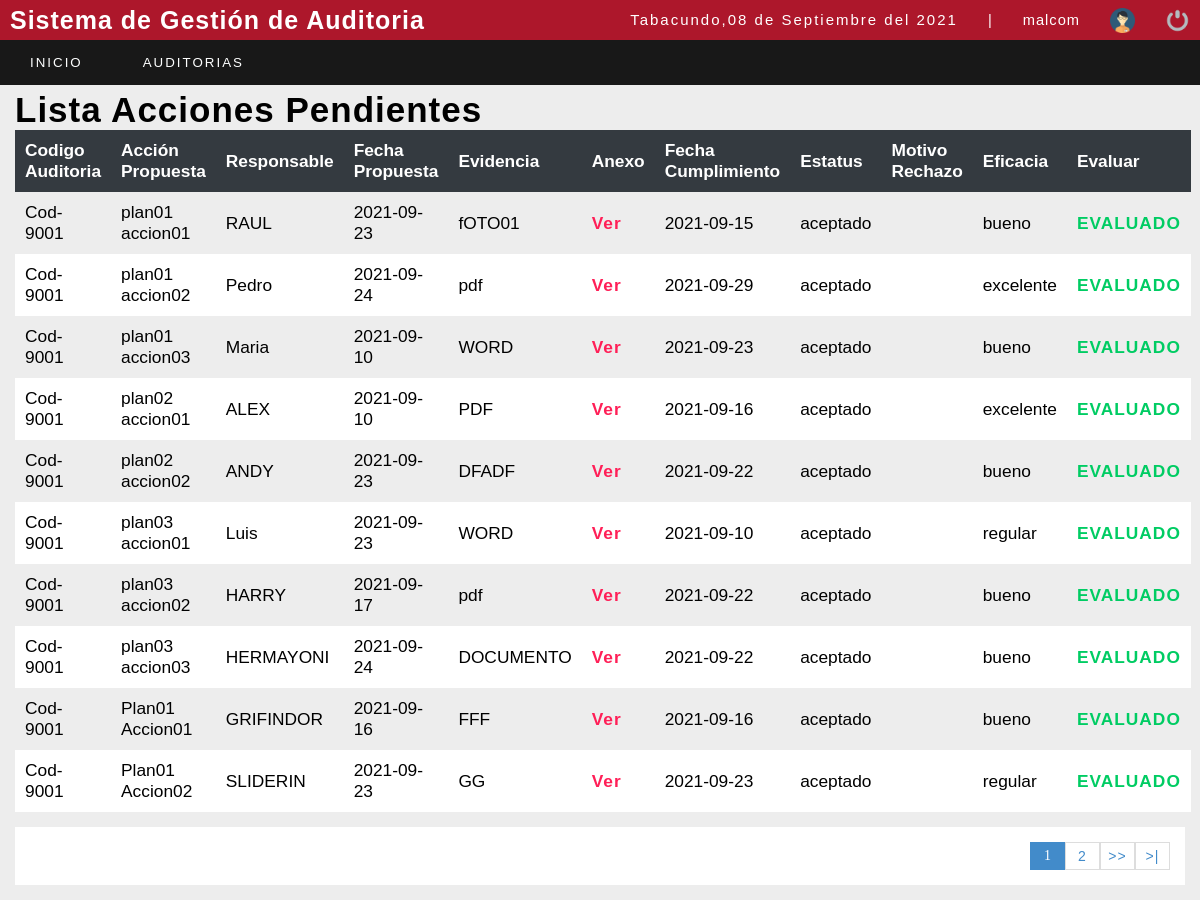
The page /sistema/lista_accionescerradas.php (signed in) on the database its author committed.
### tables this page shows
CREATE TABLE `detalleauditoria` (
  `iddetalleauditoria` int(11) NOT NULL,
  `codigoauditoria` varchar(80) NOT NULL,
  `idperiodo` int(11) NOT NULL,
  `fechaejecucion` date NOT NULL,
  `idgrupo` int(11) NOT NULL,
  `fechacreacion` date NOT NULL DEFAULT current_timestamp(),
  `estado` int(11) NOT NULL DEFAULT 1
);

CREATE TABLE `accionespropuestas` (
  `idaccionpropuesta` int(11) NOT NULL,
  `idplanaccion` int(11) NOT NULL,
  `accionpropuesta` varchar(100) NOT NULL,
  `responsable` varchar(100) NOT NULL,
  `fechapropuesta` date NOT NULL,
  `evidencia` varchar(150) NOT NULL,
  `fechacumplimiento` date DEFAULT NULL,
  `status` varchar(20) DEFAULT NULL,
  `motivonoaceptacion` varchar(150) DEFAULT NULL,
  `eficacia` varchar(100) DEFAULT NULL,
  `estadover` int(11) DEFAULT 1
);

### sistema/lista_accionescerradas.php (the view, shortened to what this page needs)
<?php
include "../conexion.php";
$usu = $_SESSION['id_user'];
?>
<!DOCTYPE html>
<html lang="en">
<head>
	<?php include "includes/scripts.php"; ?>
</head>
<body>
	<?php include "includes/header.php"; ?>
	<section id="container">
		<h1>Lista Acciones Pendientes </h1>
		<table>
			<tr>
		    	<th>Codigo Auditoria</th>
				<th>Acción Propuesta</th>
				<th>Responsable</th>
				<th>Fecha Propuesta</th>
				<th>Evidencia</th>
				<th>Anexo</th>
				<th>Fecha Cumplimiento</th>
				<th>Estatus</th>
				<th>Motivo Rechazo</th>
				<th>Eficacia</th>
				<th>Evaluar</th>
			</tr>
			<?php
			$sql_registe = mysqli_query($conection, "SELECT COUNT(*) as total_registro FROM accionespropuestas");
			$result_register = mysqli_fetch_array($sql_registe);
			$total_registro = $result_register['total_registro'];
			$por_pagina = 10;
			if (empty($_GET['pagina'])) {
				$pagina = 1;
			} else {
				$pagina = $_GET['pagina'];
			}
			$desde = ($pagina - 1) * $por_pagina;
			$total_paginas = ceil($total_registro / $por_pagina);
			$query = mysqli_query($conection, "SELECT codigoauditoria,accionpropuesta,responsable,fechapropuesta,evidencia,fechacumplimiento,status,motivonoaceptacion,eficacia,idaccionpropuesta from norma n, grupoauditor ga, detallegrupo dg, detalleauditoria da, detalleclausula dc , plandeaccion pa , accionespropuestas ap WHERE n.idnorma=ga.idnorma and ga.idgrupo=dg.idgrupo AND dg.idgrupo=da.idgrupo AND dc.iddetalleauditoria=da.iddetalleauditoria AND   dc.iddetalleclausula=pa.iddetalleclausula AND pa.idplandeaccion=ap.idplanaccion AND dg.id_user=$usu AND estadover=2  ORDER BY idaccionpropuesta ASC LIMIT $desde,$por_pagina");
			$result = mysqli_num_rows($query);
			if ($result > 0) {
				while ($data = mysqli_fetch_array($query)) {
			?>
					<tr>
					    <td><?php echo $data[0];  ?></td>
						<td><?php echo $data[1];  ?></td>
						<td><?php echo $data[2];  ?></td>
						<td><?php echo $data[3];  ?></td>
						<td><?php echo $data[4];  ?></td>
						<td><a style="color: #FF1F57; font-weight: bold" href="lista_anexopropuesto.php?id=<?php echo $data[0]; ?>">Ver</a></td>
						<td><?php echo $data[5];  ?></td>
						<td><?php echo $data[6];  ?></td>
						<td><?php echo $data[7];  ?></td>
						<td><?php echo $data[8];  ?></td>
						<?php
							if (!isset($data[6])) {
							?>
								<td>
									<a style="color: #FF1F57; font-weight: bold" href="calificar_accionespendientes.php?id=<?php echo $data[9]; ?>">EVALUAR</a>
								</td>
							<?php
							} else {
							?>
								<td>
									<a style="color: #00CC63; font-weight: bold" href="calificar_accionespendientes.php?id=<?php echo $data[9]; ?> ">EVALUADO</a>
								</td>
							<?php
							}
							?>
					</tr>
			<?php
				}
			}
			?>
		</table>
		<div class="paginador">
			<ul>
				<?php
				for ($i = 1; $i <= $total_paginas; $i++) {
					if ($i == $pagina) {
						echo '<li class="pageSelected">' . $i . '</li>';
					} else {
						echo '<li><a href="?pagina=' . $i . '">' . $i . '</a></li>';
					}
				}
				if ($pagina != $total_paginas) {
				?>
					<li><a href="?pagina=<?php echo $pagina + 1; ?>">>></a></li>
					<li><a href="?pagina=<?php echo $total_paginas; ?> ">>|</a></li>
				<?php } ?>
			</ul>
		</div>
	</section>
</body>
</html>

### sistema/css/style.css (style rules this page uses)
* { margin: 0; padding: 0; box-sizing: border-box; }
body { background: #ededed; }
h1, h2, h3, h4, h5, h6 { font-family: Arial, sans-serif; font-weight: bold; letter-spacing: 1px; }
h1 { font-size: 25px; }
a { text-decoration: none; font-family: Arial, sans-serif; letter-spacing: 1px; }
#container { padding: 90px 15px 15px; }
#container h1 { font-size: 35px; display: inline-block; }
table { border-collapse: collapse; font-size: 13pt; font-family: Arial, sans-serif; width: 100%; }
table th { text-align: left; padding: 10px; background: #343A40; color: #fff; }
table tr:nth-child(odd) { background: #fff; }
table td { padding: 10px; }
.paginador ul { padding: 15px; list-style: none; background: #FFF; margin-top: 15px; display: -webkit-flex; display: -moz-flex; display: -ms-flex; display: -o-flex; display: flex; justify-content: flex-end; }
.paginador a, .pageSelected { color: #428bca; border: 1px solid #ddd; padding: 5px; display: inline-block; font-size: 14px; text-align: center; width: 35px; }
.pageSelected { color: #FFF; background: #428bca; border: 1px solid #428bca; }

### rows shown on the page
detalleauditoria: codigoauditoria "Cod-9001", accionespropuestas.accionpropuesta "plan01 accion01", accionespropuestas.responsable "RAUL", accionespropuestas.fechapropuesta "2021-09-23", accionespropuestas.evidencia "fOTO01", accionespropuestas.fechacumplimiento "2021-09-15", accionespropuestas.status "aceptado", accionespropuestas.eficacia "bueno", accionespropuestas.accionpropuesta "plan01 accion02", accionespropuestas.responsable "Pedro", accionespropuestas.fechapropuesta "2021-09-24", accionespropuestas.evidencia "pdf", accionespropuestas.fechacumplimiento "2021-09-29", accionespropuestas.eficacia "excelente", accionespropuestas.accionpropuesta "plan01 accion03", accionespropuestas.responsable "Maria", accionespropuestas.fechapropuesta "2021-09-10", accionespropuestas.evidencia "WORD", accionespropuestas.fechacumplimiento "2021-09-23", accionespropuestas.accionpropuesta "plan02 accion01", accionespropuestas.responsable "ALEX", accionespropuestas.evidencia "PDF", accionespropuestas.fechacumplimiento "2021-09-16", accionespropuestas.accionpropuesta "plan02 accion02", accionespropuestas.responsable "ANDY", accionespropuestas.evidencia "DFADF", accionespropuestas.fechacumplimiento "2021-09-22", accionespropuestas.accionpropuesta "plan03 accion01", accionespropuestas.responsable "Luis", accionespropuestas.fechacumplimiento "2021-09-10", accionespropuestas.eficacia "regular", accionespropuestas.accionpropuesta "plan03 accion02", accionespropuestas.responsable "HARRY", accionespropuestas.fechapropuesta "2021-09-17", accionespropuestas.accionpropuesta "plan03 accion03", accionespropuestas.responsable "HERMAYONI", accionespropuestas.evidencia "DOCUMENTO", accionespropuestas.accionpropuesta "Plan01 Accion01", accionespropuestas.responsable "GRIFINDOR", accionespropuestas.fechapropuesta "2021-09-16", accionespropuestas.evidencia "FFF", accionespropuestas.accionpropuesta "Plan01 Accion02", accionespropuestas.responsable "SLIDERIN", accionespropuestas.evidencia "GG"

### other values the page prints
fechaC() "08 de Septiembre del 2021"
$_SESSION['user'] "malcom"
